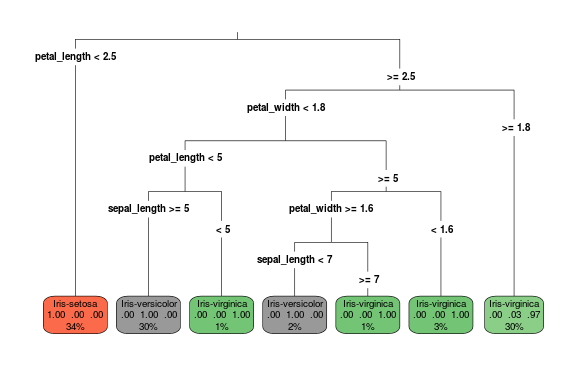

Generate this figure with R:
library("rpart")
library("rpart.plot")

#Construcao de arvore de decisao com classe NOMINAL para CLASSIFICAO
#Base de dados: IRIS, 4 atributos: petal_length, petal_width, sepal_legth, sepal_width (reais)
#                     Classes: Iris-virginica, Iris-versicolor, Iris-setosa (nominal)

#=================TREINAMENTO===============================

#Leitura de dados IRIS
dados_treina <- read.table('iris_treina.dat',header=TRUE,sep=",")

#Criacao do modelo de ARVORE DECISAO
arvore <- rpart(classe ~ sepal_length +  sepal_width + petal_length +  petal_width, data = dados_treina, method = "class", control = rpart.control(minsplit = 1), parms = list(split = "Information"))

#PLOTA arvore criada
plot_arvore <- rpart.plot(arvore, type=3)

#=================TESTE====================================
#Leitura de dados IRIS
dados_teste <- read.table('iris_teste.dat',header=TRUE,sep=",")

#Classificando 37 instancias de treinamento
teste <- predict(arvore,dados_teste,type="class")


#Resultado da classifacao
write.csv(teste,file="result_teste_iris.csv")
